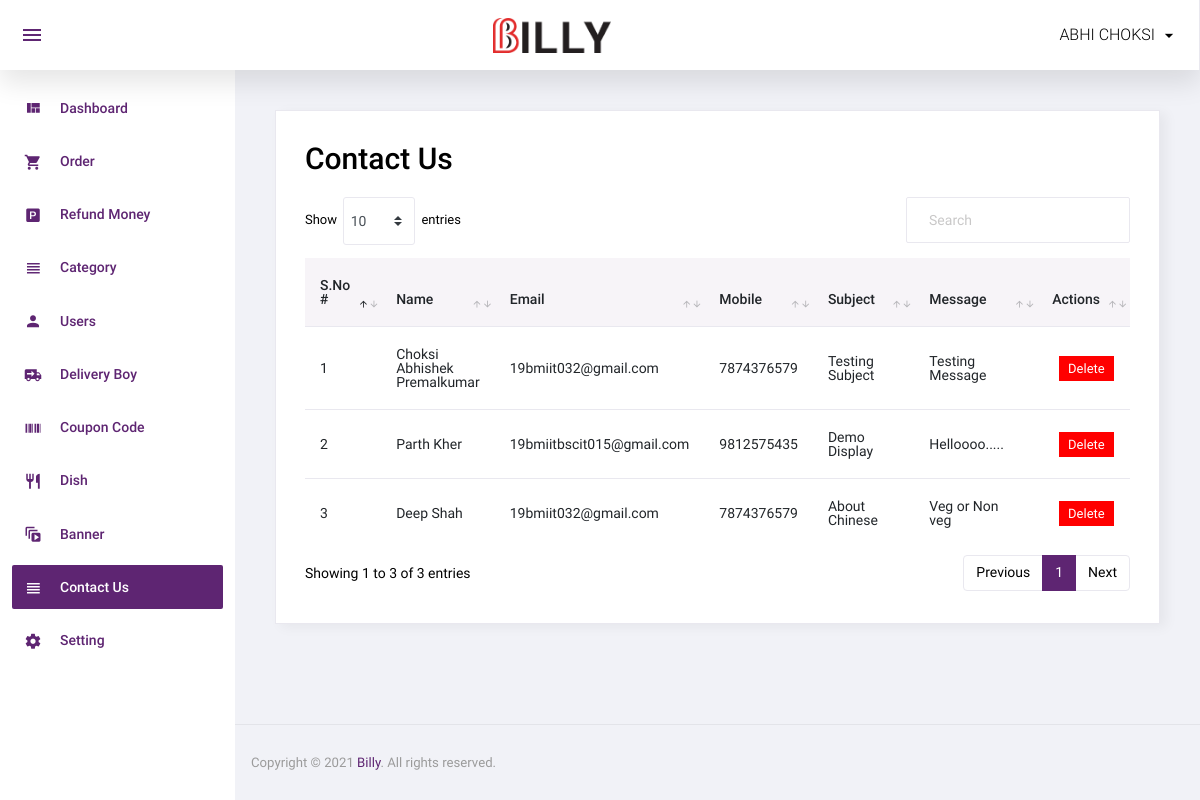
The app's page /admin/contact_us.php (signed in) with its own data.
### tables this page shows
CREATE TABLE IF NOT EXISTS `contact_us` (
  `id` int NOT NULL AUTO_INCREMENT,
  `name` varchar(100) NOT NULL,
  `email` varchar(100) NOT NULL,
  `mobile` varchar(15) NOT NULL,
  `subject` varchar(200) NOT NULL,
  `message` text NOT NULL,
  `added_on` datetime NOT NULL,
  PRIMARY KEY (`id`)
);

### admin/contact_us.php (the view, shortened to what this page needs)
<?php
include('top.php');
$sql = "select * from contact_us order by id";
$res = mysqli_query($con, $sql);
?>
<div class="card">
    <div class="card-body">
        <h1 class="grid_title">Contact Us   </h1>
        <div class="row grid_box">
            <div class="col-12">
                <div class="table-responsive">
                    <table id="order-listing" class="table">
                        <thead>
                            <tr>
                                <th width="10%">S.No #</th>
                                <th width="10%">Name</th>
                                <th width="10%">Email</th>
                                <th width="10%">Mobile</th>
                                <th width="20%">Subject</th>
                                <th width="30%">Message</th>
                                <th width="10%">Actions</th>
                            </tr>
                        </thead>
                        <tbody>
                            <?php if (mysqli_num_rows($res) > 0) {
                                $i = 1;
                                while ($row = mysqli_fetch_assoc($res)) {
                            ?>
                                    <tr>
                                        <td><?php echo $i ?></td>
                                        <td><?php echo $row['name'] ?></td>
                                        <td><?php echo $row['email'] ?></td>
                                        <td><?php echo $row['mobile'] ?></td>
                                        <td><?php echo $row['subject'] ?></td>
                                        <td><?php echo $row['message'] ?></td>
                                        <td>
                                            <a href="?id=<?php echo $row['id'] ?>&type=delete"><label class="badge badge-danger delete_red hand_cursor">Delete</label></a>
                                        </td>
                                    </tr>
                                <?php
                                    $i++;
                                }
                            } else { ?>
                                <tr>
                                    <td colspan="5">No data found</td>
                                </tr>
                            <?php } ?>
                        </tbody>
                    </table>
                </div>
            </div>
        </div>
    </div>
</div>
<?php include('footer.php'); ?>

### records on screen
contact_us: name "Choksi Abhishek Premalkumar", email "19bmiit032@gmail.com", mobile "7874376579", subject "Testing Subject", message "Testing Message"
contact_us: name "Parth Kher", email "19bmiitbscit015@gmail.com", mobile "9812575435", subject "Demo Display", message "Helloooo....."
contact_us: name "Deep Shah", email "19bmiit032@gmail.com", mobile "7874376579", subject "About Chinese", message "Veg or Non veg"

### other values on screen
$_SESSION['ADMIN_USER'] "ABHI CHOKSI"
